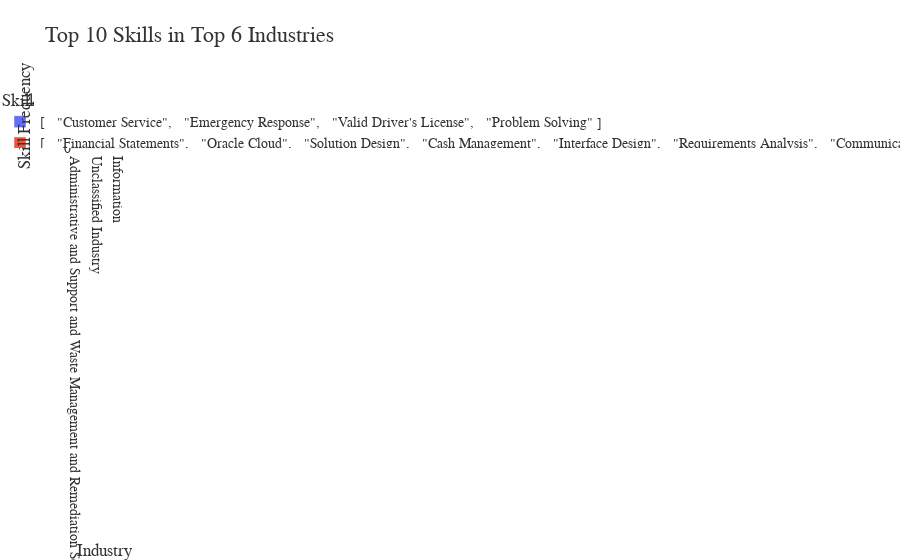

Source (notebook cell):
### Code cell
import pandas as pd
import plotly.express as px
import os

# Load dataset
df = pd.read_csv("data/lightcast_job_postings.csv")

# Drop rows with missing skills or industry info
df_skills = df.dropna(subset=["SKILLS_NAME", "NAICS2_NAME"])

# Expand SKILLS_NAME: assume it's a semicolon-separated string
df_skills["SKILLS_NAME"] = df_skills["SKILLS_NAME"].astype(str)
df_skills["SKILLS_LIST"] = df_skills["SKILLS_NAME"].str.split(";")

# Explode skills into separate rows
df_exploded = df_skills.explode("SKILLS_LIST")

# Group by industry and skill, count occurrences
skill_counts = df_exploded.groupby(["NAICS2_NAME", "SKILLS_LIST"]).size().reset_index(name="Count")

# Select top 6 industries by total postings
top_industries = skill_counts.groupby("NAICS2_NAME")["Count"].sum().nlargest(6).index.tolist()
skill_counts_top = skill_counts[skill_counts["NAICS2_NAME"].isin(top_industries)]

# Within each industry, get top 10 skills
top_skills_by_industry = (
    skill_counts_top.groupby("NAICS2_NAME")
    .apply(lambda x: x.nlargest(10, "Count"))
    .reset_index(drop=True)
)

# Plot stacked bar chart
fig = px.bar(
    top_skills_by_industry,
    x="NAICS2_NAME",
    y="Count",
    color="SKILLS_LIST",
    title="Top 10 Skills in Top 6 Industries",
    labels={"NAICS2_NAME": "Industry", "SKILLS_LIST": "Skill", "Count": "Skill Frequency"},
)

# Customize layout
fig.update_layout(
    font=dict(family="Helvetica Neue", size=14, color="#333"),
    title_font=dict(size=22),
    barmode="stack",
    showlegend=True
)

# Save chart
os.makedirs("output", exist_ok=True)
fig.write_image("output/skills_by_industry.svg")

# Show chart
fig.show()
